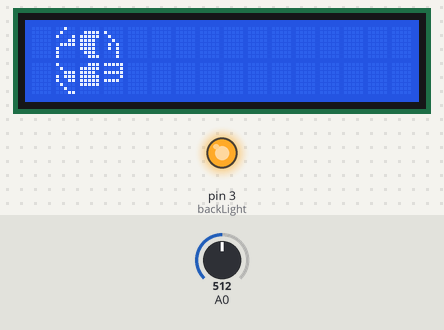
A sketch run on a simulated Arduino Uno, built with avr-gcc and run on an emulated ATmega328P. Parts: 16×2 character LCD, output pins drawn as LEDs (lit = HIGH). The test bench sets the inputs (shaded band); at power-on: A0 = 512.

Above: at 0.2 s.
At 0.97 s:
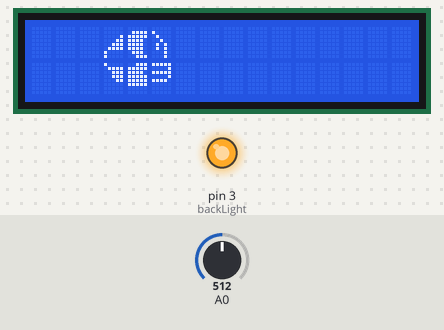
At 1.48 s:
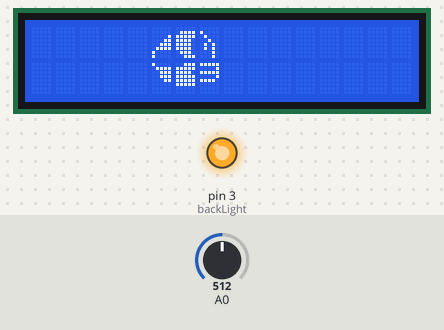
At 2.0 s:
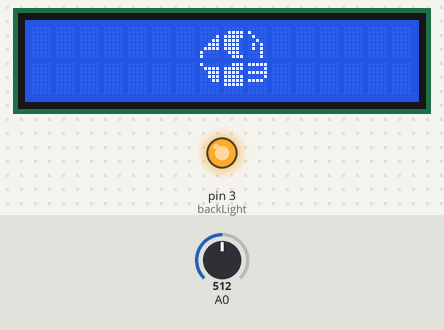
At 3.02 s:
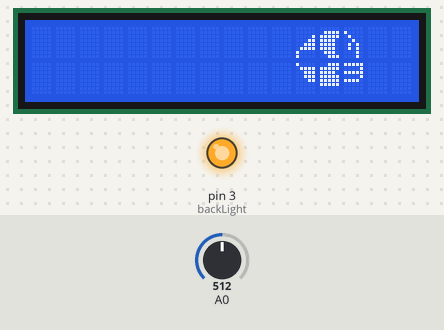
At 4.05 s:
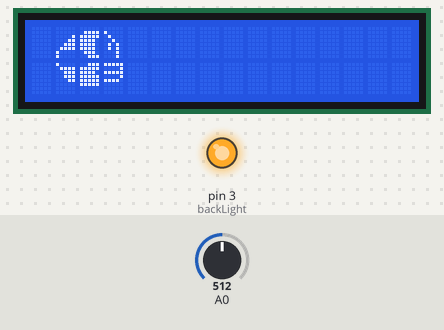

The sketch:

flappy_birds.ino
```cpp
#include <LiquidCrystal.h>


LiquidCrystal lcd(12, 11, 7, 6, 5, 4);
int backLight = 3;

int zero = 0;
int y=250;

byte flappyTop1[8] = {
  0b00100,
	0b01000,
	0b10001,
  0b00011,
  0b01111,
  0b10000,
  0b10000,
  0b10000
};

byte flappyTop2[8] = {
  0b00000,
  0b01111,
  0b11111,
  0b11110,
  0b11110,
  0b11110,
  0b01110,
  0b00111
};

byte flappyTop3[8] = {
  0b00000,
  0b10000,
  0b01000,
  0b00100,
  0b01010,
  0b01010,
  0b00010,
  0b00010
};

byte flappyBot1[8] = {
  0b10000,
  0b01000,
  0b00111,
  0b10111,
  0b10011,
  0b01000,
  0b00100,
  0b00011
};

byte flappyBot2[8] = {
  0b00111,
  0b11111,
  0b11110,
  0b11111,
  0b11111,
  0b11111,
  0b00000,
  0b00000
};

byte flappyBot3[8] = {
  0b11111,
  0b00001,
  0b11111,
  0b00001,
  0b11110,
  0b00000,
  0b00000,
  0b00000
};

byte wing1[8] = {
  0b00000,
  0b00000,
  0b00001,
  0b00011,
  0b00111,
  0b01111,
  0b10000,
  0b10000
};

byte wing2[8] = {
  0b10000,
  0b01111,
  0b00111,
  0b00111,
  0b00011,
  0b00000,
  0b00000,
  0b00000
};


void setup(){

  pinMode(backLight, OUTPUT);
  digitalWrite(backLight, HIGH);

  lcd.begin(16, 2);
  lcd.clear();

}

void loop() {

  int sensorReading = analogRead(A0);
  int delayTime = map(sensorReading, 0, 1023, 200, 1000);


    flappy();


}


void flappy(){

  for (int i=0; i<14; i+=2){

    int a=i+1;
    int b=i+2;
    int c=i+3;
    int d=i+1;
    int e=i+2;
    int f=i+3;


   lcd.clear();
   lcd. setCursor(0,0);
  lcd.createChar(zero, flappyTop1);
  lcd.createChar(1, flappyTop2);
  lcd.createChar(2, flappyTop3);
  lcd.createChar(3, flappyBot1);
  lcd.createChar(4, flappyBot2);
  lcd.createChar(5, flappyBot3);
  lcd.createChar(6, wing1);
  lcd.createChar(7, wing2);

  lcd.setCursor(a,0);
  lcd.write(zero);
    lcd.setCursor(b,0);
  lcd.write(1);
    lcd.setCursor(c,0);
  lcd.write(2);
  lcd.setCursor(a,1);
  lcd.write(3);
    lcd.setCursor(b,1);
  lcd.write(4);
    lcd.setCursor(c,1);
  lcd.write(5);
  delay(y);

    lcd.setCursor(d,0);
  lcd.write(6);
    lcd.setCursor(e,0);
  lcd.write(1);
    lcd.setCursor(f,0);
  lcd.write(2);
  lcd.setCursor(d,1);
  lcd.write(7);
    lcd.setCursor(e,1);
  lcd.write(4);
    lcd.setCursor(f,1);
  lcd.write(5);
  delay(y);

  }
}
```

Measured:
- by itself, everything shown: repeats every 3.6 s, in 14 steps
